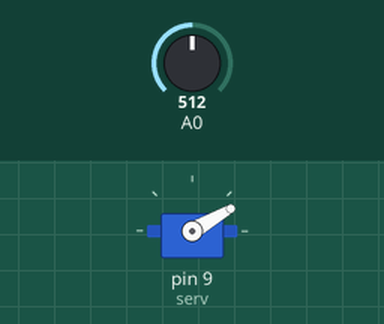
Recording of a sketch running on a simulated Arduino Uno, built with avr-gcc and run on an emulated ATmega328P. On the bench: servo. Inputs (shaded band) come from the test bench; at power-on: A0 = 512. What the sketch prints to the serial monitor is not drawn.

Above: at 1.26 s.
1.3 s: A0 set to 716
At 1.86 s:
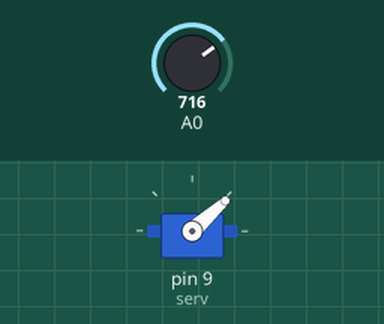
4.3 s: A0 set to 900
At 4.46 s:
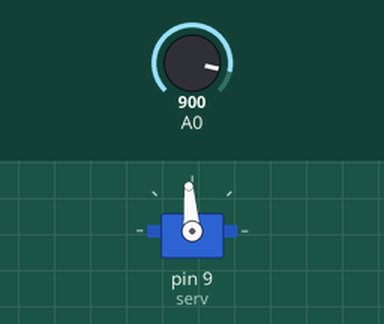
Timing chart, 0 to 16.3 s (numbered marks = the images above; inputs shaded):
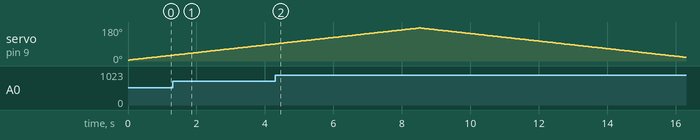

The sketch:

TourelleServo_JHR.pde
```cpp
#include <Servo.h>
#include <MsTimer2.h>

/**
 * Programme de gestion d'un "radar"
 * avec 1 capteur (US ou IR) sur un servomoteur
 */

// les limites du servo
#define LEFT  5
#define RIGHT 175

//
#define INCREMENT  1

// la position de consigne du servo
int position = LEFT;
int sens = RIGHT;

boolean update = false;

// le servo
Servo serv;


void setup()
{
  // initialisation de la liaison série
  Serial.begin(38400);

  //

  // initialisation du servomoteur sur la patte numérique 9
  serv.attach(9);

  // position de départ
  serv.write(position);

  // initialisation du timer
  MsTimer2::set(50, turn); // une période de 50 millisecondes
  MsTimer2::start();
}

void loop()
{
  if (update)
  {
    // remettre à zéro
    update = false;

    // envoyer la nouvelle consigne au servo
    serv.write(position);

    // lire le capteur
    int val = analogRead(0);

    // envoyer sur la liaison série
    Serial.print( 0xff, BYTE);
    Serial.print( (position >> 8) & 0xff, BYTE);
    Serial.print( position & 0xff, BYTE);

    Serial.print( (sens==LEFT?0x00:0x01) );

    Serial.print( (val >> 8) & 0xff, BYTE);
    Serial.print( val & 0xff, BYTE);
    Serial.println();
  }

}

void turn()
{
  if (sens == RIGHT)
  {
    if (position >= RIGHT)
    {
      position -= INCREMENT;
      sens = LEFT;
    }
    else {
      position += INCREMENT;
    }
  }
  else {
    if (position <= LEFT)
    {
      position += INCREMENT;
      sens = RIGHT;
    }
    else {
      position -= INCREMENT;
    }
  }
  update = true;
}
```

TourelleServo_JHR.cpp
```cpp
#include <Servo.h>
#include <MsTimer2.h>

/**
 * Programme de gestion d'un "radar"
 * avec 1 capteur (US ou IR) sur un servomoteur
 */

// les limites du servo
#define LEFT  5
#define RIGHT 175

//
#define INCREMENT  1

// la position de consigne du servo
#include "WProgram.h"
void setup();
void loop();
void turn();
int position = LEFT;
int sens = RIGHT;

boolean update = false;

// le servo
Servo serv;


void setup()
{
  // initialisation de la liaison s\u00e9rie
  Serial.begin(38400);

  //

  // initialisation du servomoteur sur la patte num\u00e9rique 9
  serv.attach(9);

  // position de d\u00e9part
  serv.write(position);

  // initialisation du timer
  MsTimer2::set(50, turn); // une p\u00e9riode de 50 millisecondes
  MsTimer2::start();
}

void loop()
{
  if (update)
  {
    // remettre \u00e0 z\u00e9ro
    update = false;

    // envoyer la nouvelle consigne au servo
    serv.write(position);

    // lire le capteur
    int val = analogRead(0);

    // envoyer sur la liaison s\u00e9rie
    Serial.print( 0xff, BYTE);
    Serial.print( (position >> 8) & 0xff, BYTE);
    Serial.print( position & 0xff, BYTE);

    Serial.print( (sens==LEFT?0x00:0x01) );

    Serial.print( (val >> 8) & 0xff, BYTE);
    Serial.print( val & 0xff, BYTE);
    Serial.println();
  }

}

void turn()
{
  if (sens == RIGHT)
  {
    if (position >= RIGHT)
    {
      position -= INCREMENT;
      sens = LEFT;
    }
    else {
      position += INCREMENT;
    }
  }
  else {
    if (position <= LEFT)
    {
      position += INCREMENT;
      sens = RIGHT;
    }
    else {
      position -= INCREMENT;
    }
  }
  update = true;
}


int main(void)
{
	init();

	setup();

	for (;;)
		loop();

	return 0;
}
```

Measured:
- by itself, servo on pin 9 (serv): rises from 90° to 175° in 4.2 s, then falls to 20° in 7.8 s
